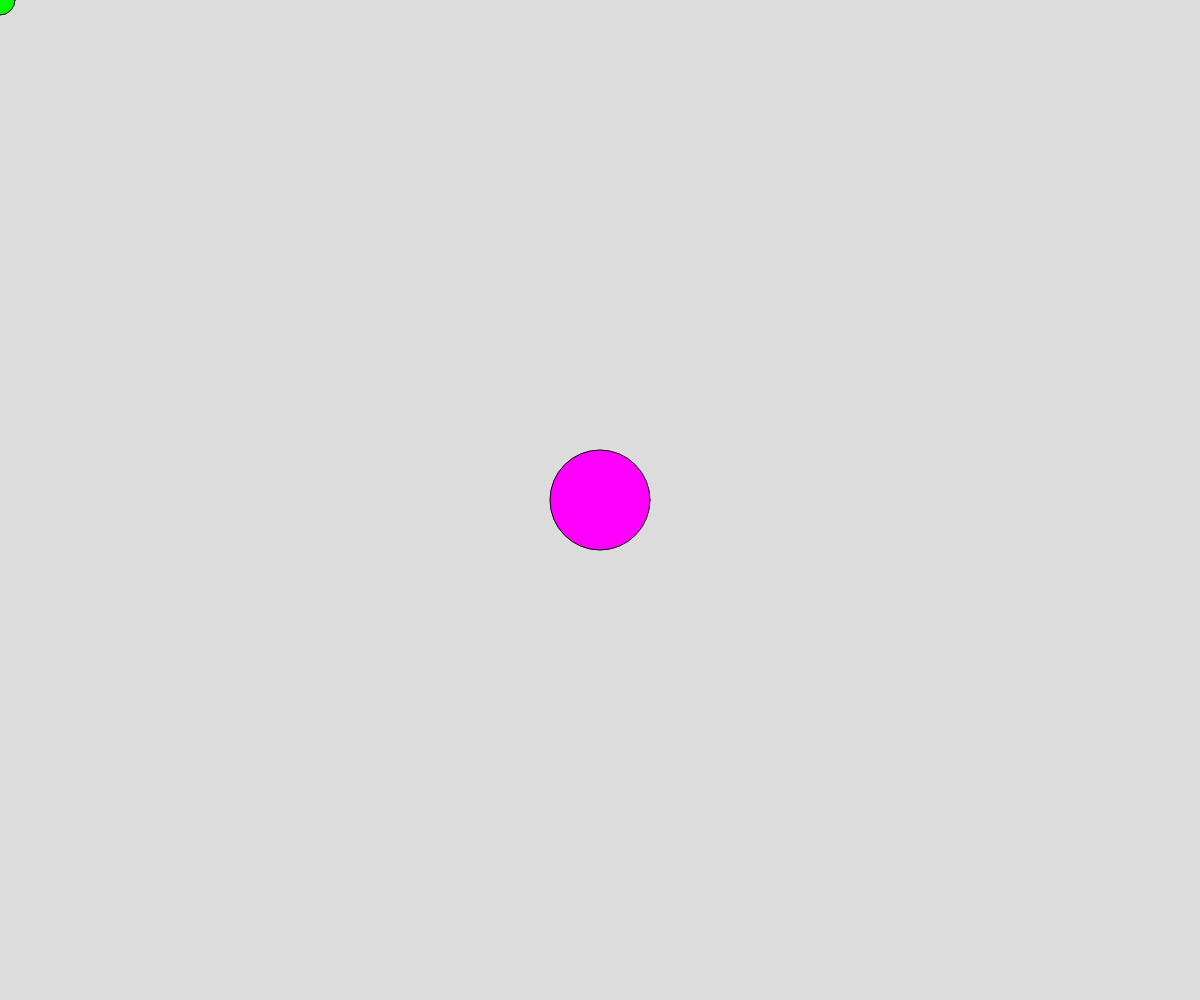
Frame 1 (no input)
Frame 60 (no input): identical to frame 1, image omitted
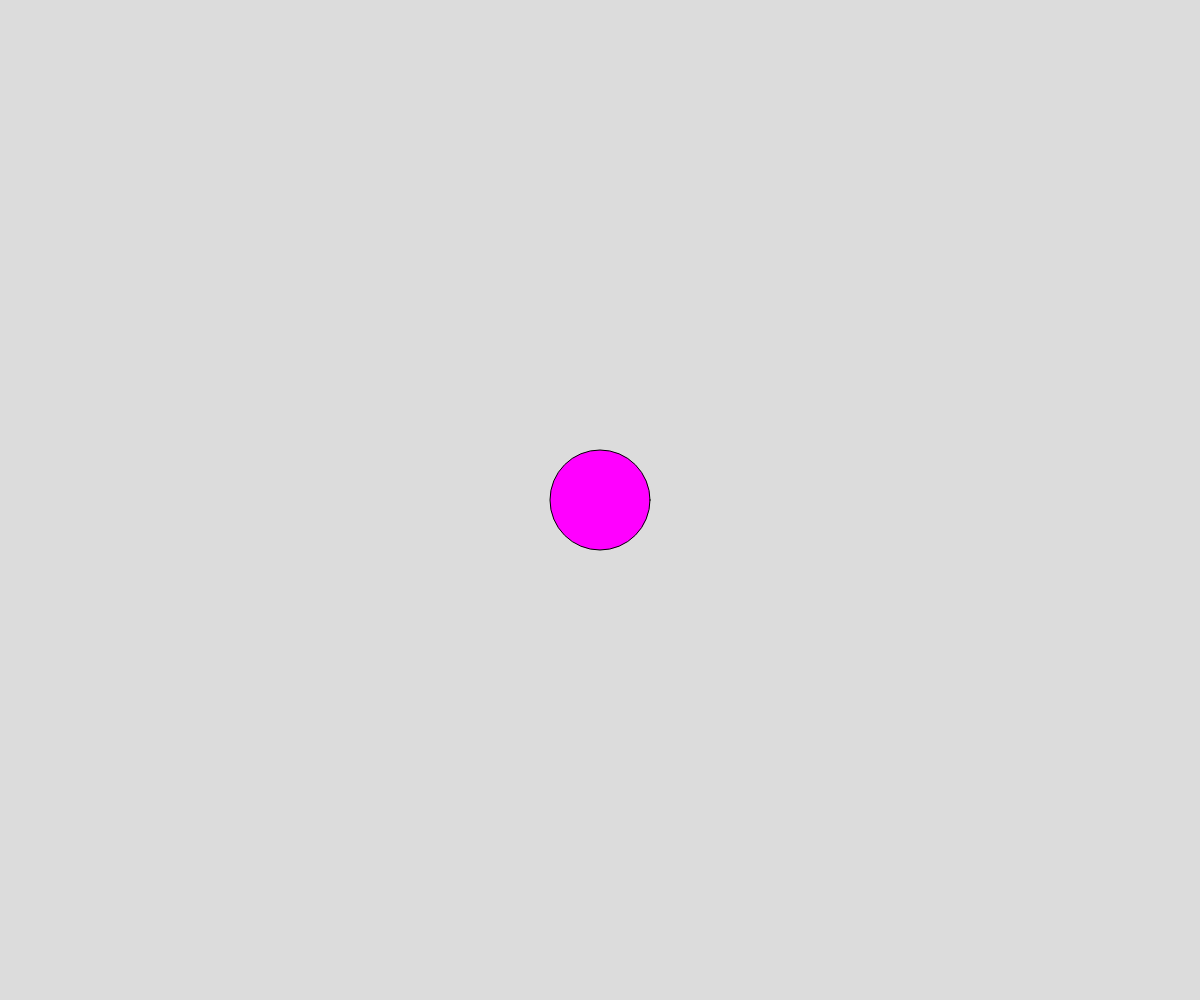
Frame 120 (the mouse pressed at the canvas centre since frame 60)

The p5.js sketch that drew these frames (run headless with seeded random() and noise() and a simulated clock; from frame 60 on, the mouse is pressed at the canvas centre):

// p5.js sketch
// ── sketch.js
// coordinate systems and user events
// Brayden Cochrane
// september 10th, 2025
//a first look at interactive programs with p5.js



function setup() {        //runs once at the start
  createCanvas(windowWidth, windowHeight);
  print(windowWidth,windowHeight,width,height);
  //windowwidth:current browser width
  //width:  canvas width
}

function draw() { //runs over and over
                  //targeting 60fps
  //strive to keep draw() clean and tidy                
  background(220); //draws a big solid rectangle
                   // 0 - black       255 - white
  drawtwocircles()
}

function drawtwocircles(){//[ALT][SHIFT[F]
  //draws 2 circles, one at a fixed location
  //and one at the mouse location

  //draw order:
  //the later a thing is drawn
  //the higher it is in the draw stack


  fill(0,255,0);
     //R, G, B
  circle(mouseX, mouseY, 30);

  fill(255,0,255)
  circle(width/2, height/2, 100)
}
